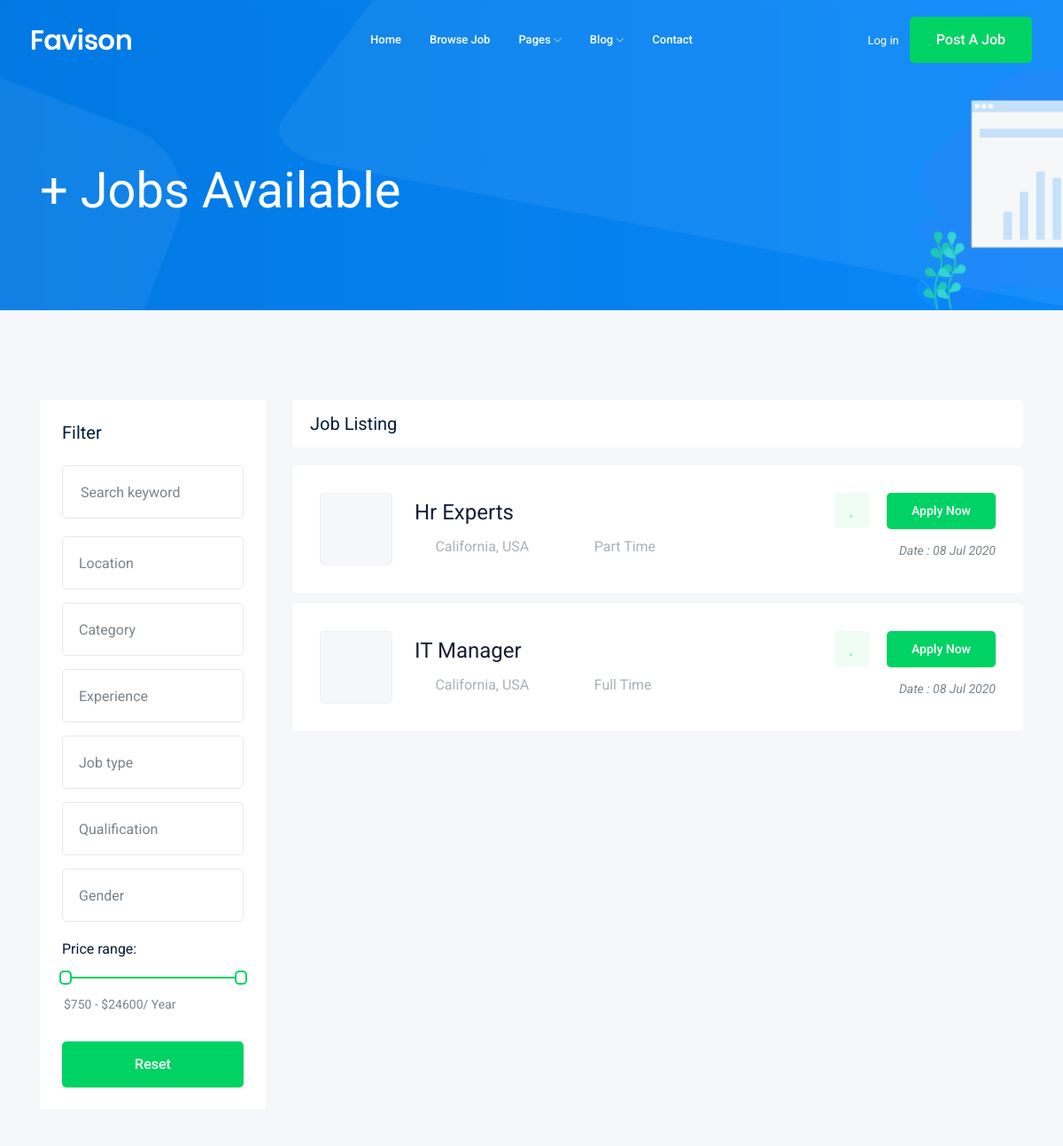
The app's page /jobs/ (upper part), older data.
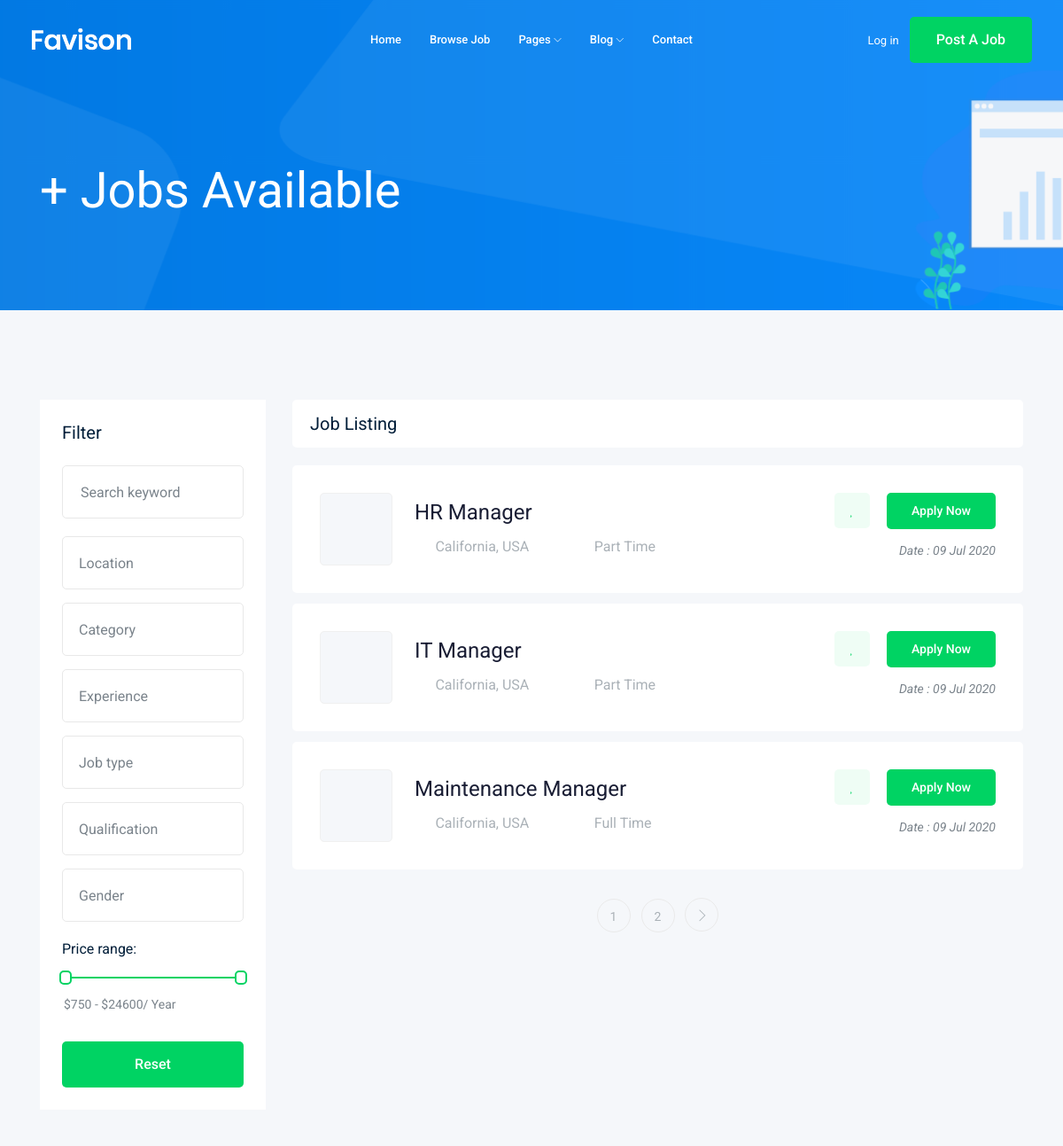
The same page, newer data.
### job/models.py (models this page shows, shortened)
class Job(models.Model) :
    title = models.CharField(max_length = 100)
    job_type     = models.CharField(max_length = 15, choices = JOB_TYPE)
    description  = models.TextField(max_length = 1000)
    published_at = models.DateTimeField(auto_now =True)
    vacancy      = models.IntegerField(default = 1)
    salary       = models.IntegerField(default = 0)
    experience   = models.IntegerField(default =1)
    category     = models.ForeignKey('category', on_delete = models.CASCADE,)
    image        = models.ImageField(upload_to = image_upload)
    slug = models.SlugField(blank =True , null= True)
    def __str__(self):
        return self.title

### job/views.py (the view)
# urls.py: path('', views.job_list),
def job_list(request) :
    job_list = Job.objects.all()
    paginator = Paginator(job_list, 3)
    page_number = request.GET.get('page')
    page_obj =paginator.get_page(page_number)
    context = {'Jobs' : page_obj}
    return render(request, 'job/job_list.html', context)

### job/templates/job/job_list.html (shortened to what this page needs)
{% extends 'base.html' %}
{% block body %}
    <div class="bradcam_area bradcam_bg_1">
        <div class="container">
            <div class="row">
                <div class="col-xl-12">
                    <div class="bradcam_text">
                        <h3>{{Jobs.count}}+ Jobs Available</h3>
                    </div>
                </div>
            </div>
        </div>
    </div>
    <div class="job_listing_area plus_padding">
        <div class="container">
            <div class="row">
                <div class="col-lg-3">
                    <div class="job_filter white-bg">
                        <div class="form_inner white-bg">
                            <h3>Filter</h3>
                            <form action="#">
                                <div class="row">
                                    <div class="col-lg-12">
                                        <div class="single_field">
                                            <input type="text" placeholder="Search keyword">
                                        </div>
                                    </div>
                                    <div class="col-lg-12">
                                    </div>
                                    <div class="col-lg-12">
                                    </div>
                                    <div class="col-lg-12">
                                    </div>
                                    <div class="col-lg-12">
                                    </div>
                                    <div class="col-lg-12">
                                    </div>
                                    <div class="col-lg-12">
                                    </div>
                                </div>
                            </form>
                        </div>
                        <div class="range_wrap">
                            <label for="amount">Price range:</label>
                            <div id="slider-range"></div>
                            <p>
                                <input type="text" id="amount" readonly style="border:0; color:#7A838B; font-size: 14px; font-weight:400;">
                            </p>
                        </div>
                        <div class="reset_btn">
                            <button  class="boxed-btn3 w-100" type="submit">Reset</button>
                        </div>
                    </div>
                </div>
                <div class="col-lg-9">
                    <div class="recent_joblist_wrap">
                        <div class="recent_joblist white-bg ">
                            <div class="row align-items-center">
                                <div class="col-md-6">
                                    <h4>Job Listing</h4>
                                </div>
                                <div class="col-md-6">
                                </div>
                            </div>
                        </div>
                    </div>
                    <div class="job_lists m-0">
                        <div class="row">
                           {% for Job in Jobs %}
                            <div class="col-lg-12 col-md-12">
                                <div class="single_jobs white-bg d-flex justify-content-between">
                                    <div class="jobs_left d-flex align-items-center">
                                        <div class="thumb">
                                        </div>
                                        <div class="jobs_conetent">
                                            <a href="{% url 'jobss:job_detail' Job.slug %}"><h4>{{Job}}</h4></a>
                                            <div class="links_locat d-flex align-items-center">
                                                <div class="location">
                                                    <p> <i class="fa fa-map-marker"></i> California, USA</p>
                                                </div>
                                                <div class="location">
                                                    <p> <i class="fa fa-clock-o"></i> {{Job.job_type}}</p>
                                                </div>
                                            </div>
                                        </div>
                                    </div>
                                    <div class="jobs_right">
                                        <div class="apply_now">
                                            <a class="heart_mark" href="#"> <i class="fa fa-heart"></i> </a>
                                            <a href="{% url 'jobss:job_detail' Job.slug %}" class="boxed-btn3">Apply Now</a>
                                        </div>
                                        <div class="date">
                                            <p>Date : {{Job.published_at |date:'d M o'}}</p>
                                        </div>
                                    </div>
                                </div>
                            </div>
                            {% endfor %}
                        </div>
                        {% if Jobs.has_other_pages %}
                            <div class="row">
                                <div class="col-lg-12">
                                    <div class="pagination_wrap">
                                        <ul>
                                            {% for i in Jobs.paginator.page_range %}
                                                <li><a href="?page= {{i}}"><span>{{i}}</span></a></li>
                                            {% endfor %}
                                            {% if Jobs.has_next %}
                                                <li><a href="?page={{Jobs.next_page_number}}"> <i class="ti-angle-right"></i> </a></li>
                                            {% endif %}
                                        </ul>
                                    </div>
                                </div>
                            </div>
                        {% endif %}
                    </div>
                </div>
            </div>
        </div>
    </div>
{% endblock body %}

### templates/base.html (shortened to what this page needs)
{% load static %}
<!doctype html>
<html class="no-js" lang="zxx">
<head>
    <link rel="stylesheet" href="{% static 'css/bootstrap.min.css' %}">
    <link rel="stylesheet" href="{% static 'css/owl.carousel.min.css' %}">
    <link rel="stylesheet" href="{% static 'css/magnific-popup.css' %}">
    <link rel="stylesheet" href="{% static 'css/font-awesome.min.css' %}">
    <link rel="stylesheet" href="{% static 'css/themify-icons.css' %}">
    <link rel="stylesheet" href="{% static 'css/nice-select.css' %}">
    <link rel="stylesheet" href="{% static 'css/flaticon.css' %}">
    <link rel="stylesheet" href="{% static 'css/jquery-ui.css' %}">
    <link rel="stylesheet" href="{% static 'css/gijgo.css' %}">
    <link rel="stylesheet" href="{% static 'css/animate.min.css' %}">
    <link rel="stylesheet" href="{% static 'css/slicknav.css' %}">
    <link rel="stylesheet" href="{% static 'css/style.css' %}">
</head>
<body>
    <header>
        <div class="header-area ">
            <div id="sticky-header" class="main-header-area">
                <div class="container-fluid ">
                    <div class="header_bottom_border">
                        <div class="row align-items-center">
                            <div class="col-xl-3 col-lg-2">
                                <div class="logo">
                                    <a href="index.html">
                                        <img src="img/logo.png" alt="">
                                    </a>
                                </div>
                            </div>
                            <div class="col-xl-6 col-lg-7">
                                <div class="main-menu  d-none d-lg-block">
                                    <nav>
                                        <ul id="navigation">
                                            <li><a href="index.html">home</a></li>
                                            <li><a href="jobs.html">Browse Job</a></li>
                                            <li><a href="#">pages <i class="ti-angle-down"></i></a>
                                            </li>
                                            <li><a href="#">blog <i class="ti-angle-down"></i></a>
                                            </li>
                                            <li><a href="contact.html">Contact</a></li>
                                        </ul>
                                    </nav>
                                </div>
                            </div>
                            <div class="col-xl-3 col-lg-3 d-none d-lg-block">
                                <div class="Appointment">
                                    <div class="phone_num d-none d-xl-block">
                                        <a href="#">Log in</a>
                                    </div>
                                    <div class="d-none d-lg-block">
                                        <a class="boxed-btn3" href="#">Post a Job</a>
                                    </div>
                                </div>
                            </div>
                            <div class="col-12">
                            </div>
                        </div>
                    </div>
                </div>
            </div>
        </div>
    </header>
    {% block body %}
    {% endblock body %}
</body>
</html>

Row changes from the older to the newer data that the page shows:
changed Job: title "Hr Experts" → "HR Manager"; published_at "08 Jul 2020" → "09 Jul 2020"
changed Job "IT Manager": job_type "Full Time" → "Part Time"; published_at "08 Jul 2020" → "09 Jul 2020"
added Job: title "Maintenance Manager", job_type "Full Time", published_at "09 Jul 2020"
Text that changed along with them:
new list line: "1"
new list line: "2"
